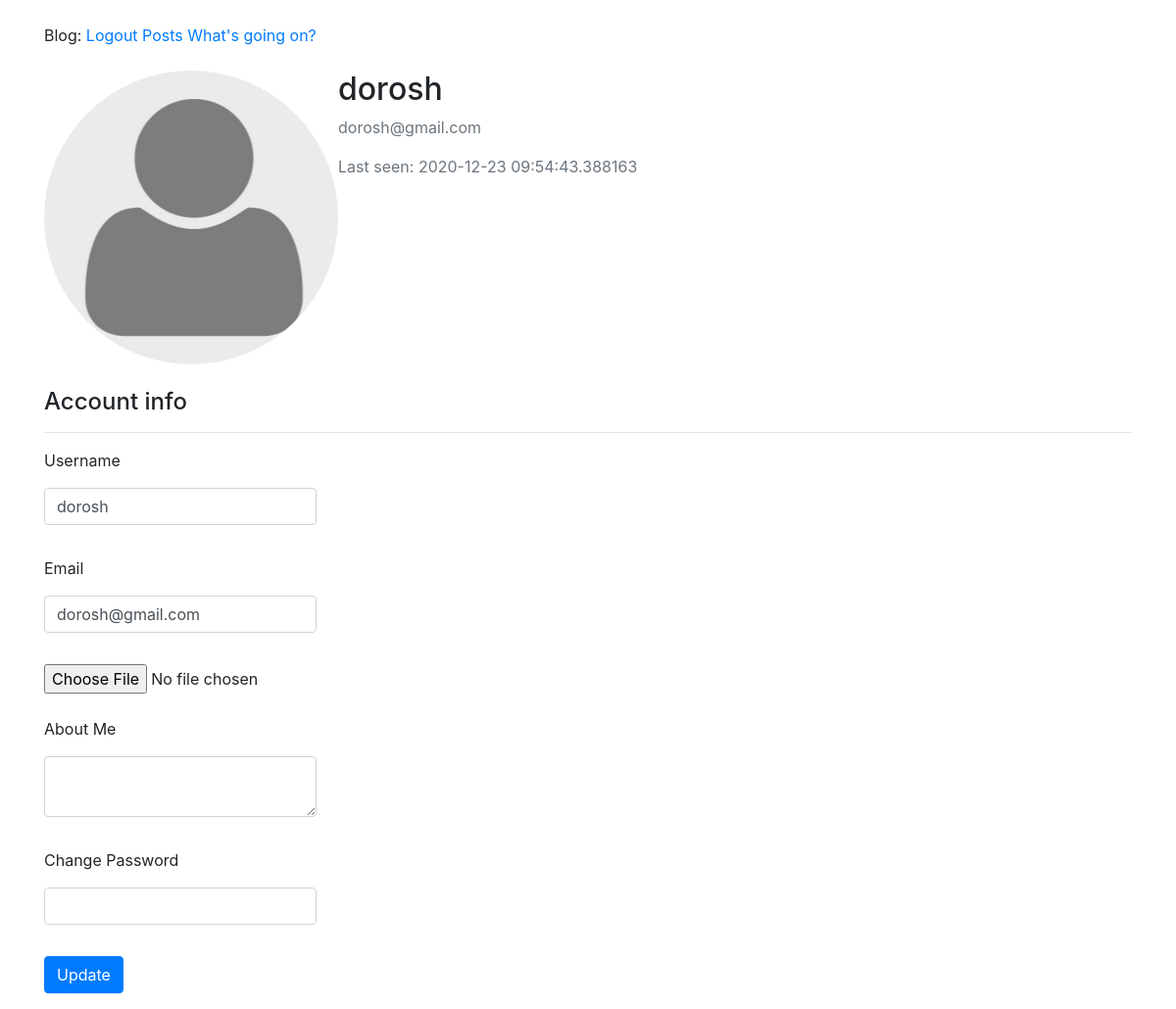
Page /account/ (signed in) on the committed database.
### app/models.py (models this page shows, shortened)
class User(UserMixin, db.Model):
    id = db.Column(db.Integer, primary_key=True)
    username = db.Column(db.String(64), index=True, unique=True)
    email = db.Column(db.String(120), index=True, unique=True)
    image_file = db.Column(db.String(20), nullable=False, default = 'default.jpg')
    about_me = db.Column(db.String(200), nullable=True)
    last_seen = db.Column(db.DateTime, default=datetime.utcnow)
    password_hash = db.Column(db.String(128))
    admin = db.Column(db.Boolean, default=False)
    posts = db.relationship('Post', backref='author', lazy='dynamic')

### app/blueprints/account/views.py (the view)
@ab.route('/account/', methods=['GET', 'POST'])
@login_required
def account():
    form = UpdateAccountForm()
    if form.validate_on_submit():
        if form.picture.data:
            picture_file = save_picture(form.picture.data)
            current_user.image_file = picture_file
        current_user.username = form.username.data
        current_user.email = form.email.data
        current_user.about_me = form.about_me.data
        current_user.set_password(form.password.data)
        db.session.commit()
        flash('Your account has been updated!', 'success')
        return redirect(url_for('account.account'))
    elif request.method == 'GET':
        form.username.data = current_user.username
        form.email.data = current_user.email
        form.about_me.data = current_user.about_me
        form.password.data = current_user.password_hash
    image_file = url_for('static', filename=f'profile_pics/{current_user.image_file}')
    return render_template('account/account.html', title='Account', image=image_file, form=form)

### app/forms.py (shortened to what this page needs)
class UpdateAccountForm(FlaskForm):
    username = StringField('Username', validators=[Length(min=4, max=25,
                                              message='This field length must be between 4 and 25 characters'),
                                              DataRequired('This field is required'),
                                              Regexp('^[A-Za-z][A-Za-z0-9_.]*$', 0,
                                              'Username must have only '
                                              'letters, numbers, dots or '
                                              'underscores')])
    email = StringField('Email', validators=[DataRequired(), Email()])
    picture = FileField('Update Picture', validators=[FileAllowed(['jpg', 'png'])])
    about_me = TextAreaField('About Me', validators=[Length(min=0, max=200)])
    password = PasswordField('Change Password', validators=[Length(min=6, message='This field length must be more 5 characters')])
    submit = SubmitField('Update')

### app/blueprints/account/templates/account/account.html (shortened to what this page needs)
{% extends "base.html" %}
{% from "_render_field.html" import render_field %}
{% block content %}
    <br>
    <div class="content-section">
        <div class="media">
            <img class="rounded-circle account-img" src="{{image}}">
            <div class="media-body">
                <h2 class="account-heading">{{ current_user.username }}</h2>
                <p class="text-secondary">{{ current_user.email }}</p>
                <p class="text-secondary">Last seen: {{ current_user.last_seen }}</p>
            </div>
        </div>
        <br>
        <form method="POST" action="{{url_for('account.account', next=request.args.get('next'))}}" enctype="multipart/form-data">
            <p class="h4">Account info</p>
            <hr>
            <div class="md-form form-group w-25">
                {{ render_field(form.username) }}
                {{ render_field(form.email) }}
                {{ form.picture }}<br><br>
                {{ render_field(form.about_me) }}
                {{ render_field(form.password) }}
                {{ form.submit(class_="btn btn-primary") }}
            </div>
        </form>
    </div>
{% endblock %}

### app/templates/_render_field.html
{% macro render_field(field) %}
 <label>{{ field.label }}</label>
{% if field.errors %}
<dd>{{ field(class_="form-control", style="background-color: red;", **kwargs) | safe }}
        <ul>
        {% for error in field.errors %}
        <li  class="list-group-item list-group-item-danger"> {{error}} </li>
        {% endfor %}
        </ul>
{% else %}
<dd> {{ field(class_="form-control", **kwargs) | safe }} </dd>
<br>
{% endif %}
{% endmacro %}

### rows in the picture
User: username "dorosh", email "dorosh@gmail.com", last_seen "2020-12-23 09:54:43.388163"

### other values in the picture
{{ field.label }} "Username Email About Me Change Password"
